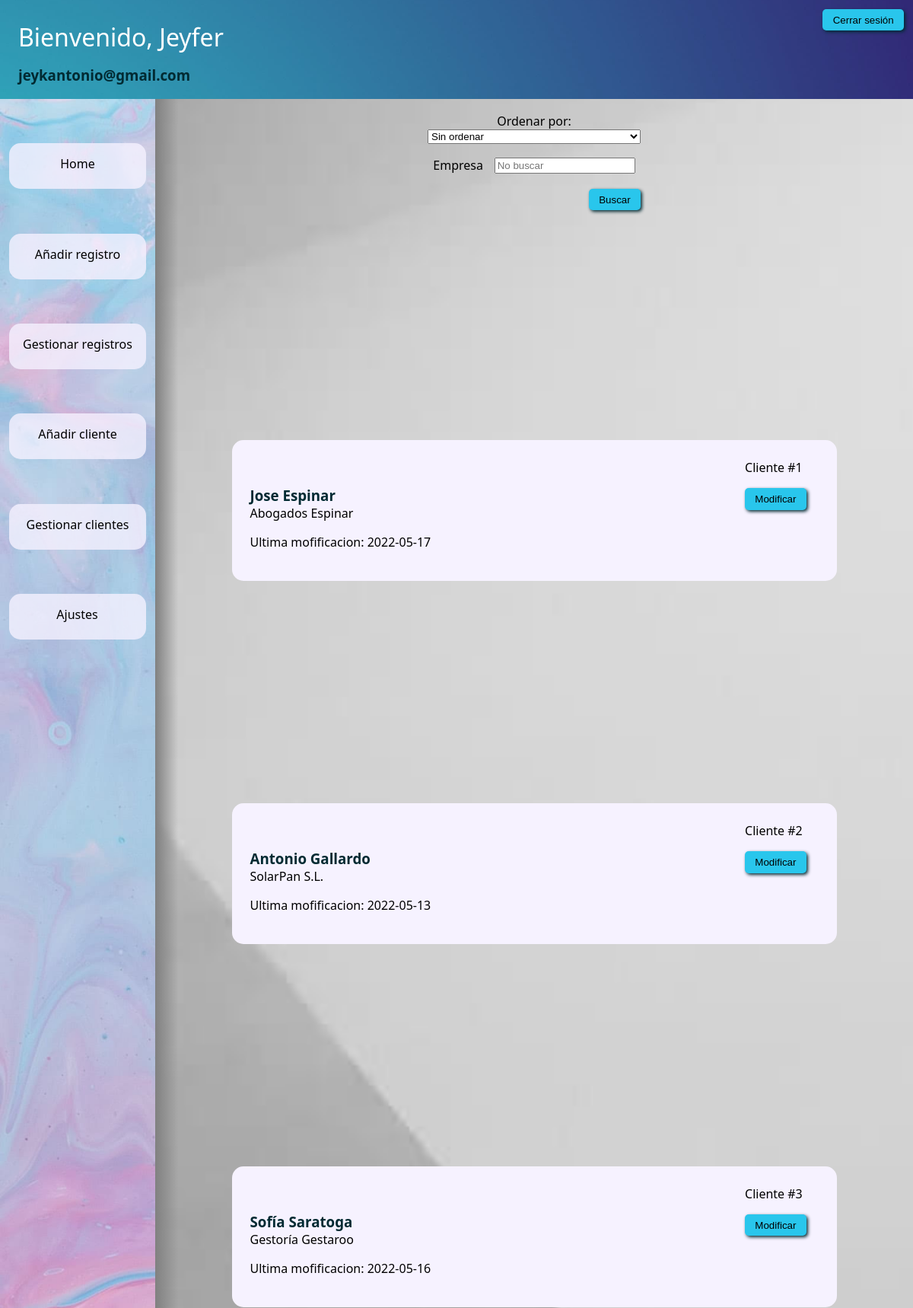
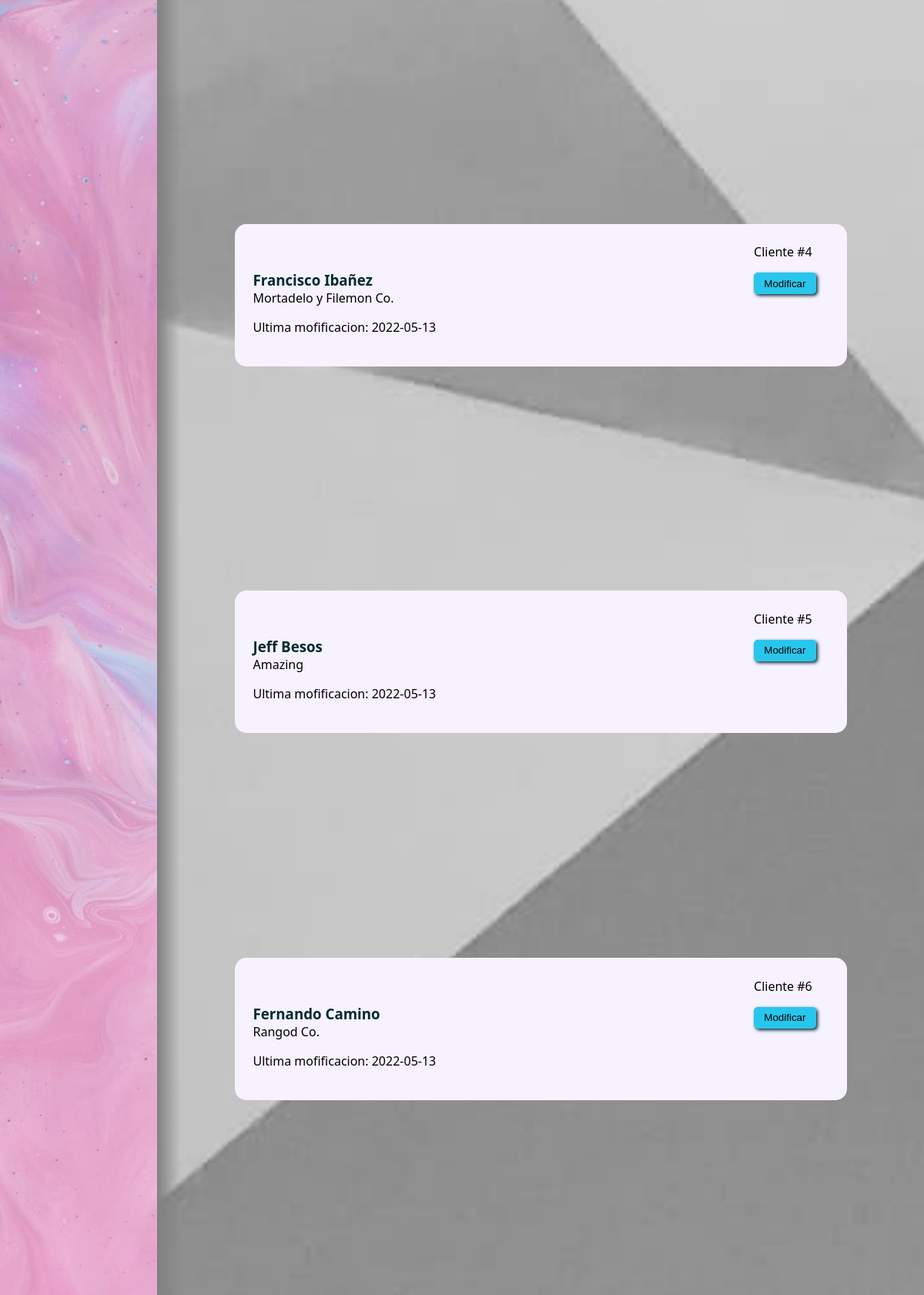
Screenshot of /listaClientes.php (signed in, upper part) with the database file from the repository (2 pictures, top to bottom).
### tables this page shows
CREATE TABLE `cliente` (
  `id` int(11) NOT NULL,
  `cliente` varchar(70) NOT NULL,
  `empresa` varchar(60) NOT NULL,
  `modificado` date NOT NULL
);

### listaClientes.php (the view, shortened to what this page needs)
<!DOCTYPE html>
<html lang="es">
<head>
    <link rel="stylesheet" href="css/main.css">
    <link rel="stylesheet" href="css/listaCliente.css">
    <link rel="stylesheet" href="css/lista.css">
</head>
<body>
    <?php
    if ($_SESSION['newsession'] != "letstart") {
        header("location:index.php");
        exit();
    } else {
        include("php-files/connect.php");
        $query = 'SELECT id, cliente, empresa, modificado FROM `cliente` ';
        $offset = 0;
        $query = $query . ' limit 10 offset ' . $offset;
        $result = mysqli_query($con, $query);
        $row_count = mysqli_num_rows($result);
    ?>
    <div class="panel">
        <div class="clients">
            <div class="filters">
                <form class="sort-form" action="listaClientes.php?searched=1" method="POST">
                    <div class="order">
                        <label for="order">Ordenar por:</label>
                        <select name="order" id="order">
                            <option value="none">Sin ordenar</option>
                        </select>
                    </div>
                    <div class="search-field filter-field">
                        <label for="word-filter">Empresa</label>
                        <div class="dropdown">
                            <input type="search" id="business" name="word-filter" autocomplete="off" placeholder="No buscar" />
                        </div>
                    </div>
                    <input type="submit" value="Buscar" />
                </form>
            </div>
            <div class="search-result">
                <?php if ($row_count != 0) { ?>
                <?php while ($row = $result->fetch_assoc()) { ?>
                    <div class="row-data">
                        <div class="client-name">
                            <h3><?= $row['cliente'] ?></h3>
                            <p><?= $row['empresa'] ?></p>
                        </div>
                        <div class="last-mod">
                            <p>Ultima mofificacion: <?= $row['modificado'] ?></p>
                        </div>
                        <div class="client-id">
                            <p>Cliente #<?= $row['id'] ?></p>
                            <div>
                            <a href="modCliente.php?id=<?= $row['id'] ?>"><button>Modificar</button></a>
                        </div>
                        </div>
                    </div>
                <?php }} ?>
            </div>
        </div>
    </div>
    <?php } ?>
</body>
</html>

### css/main.css (style rules this page uses)
body { --main-color: #29C6EC; --sec-color: #CA7FD8; --contrast-color: #FDB06F; --dark-color: #002A32; --light-color: #f6f2ff; --main-color-tr: #29C6ECCC; --sec-color-tr: #FDB06FCC; --contrast-color-tr: #CA7FD8CC; --dark-color-tr: #002A32CC; --light-color-tr: #f6f2ffCC; --header-height: 130px; --sidebar-height: 80vh; --sidebar-width: 17%; margin: 0px; padding: 0px; font-size: 16px; font-family: 'Segoe UI', Tahoma, Geneva, Verdana, sans-serif; overflow: hidden; height: 100vh !important; background-image: url("../img/geometric.jpg"); background-size: cover; background-attachment: fixed; }
h2 { font-weight: normal; color: var(--contrast-color); }
h3, h4, h5, h6 { color: var(--dark-color); }
button, input[type=submit] { padding: 0.5em 1em 0.5em 1em; border: 0px; border-radius: 5px; background-color: var(--main-color); box-shadow: 2px 2px 4px var(--dark-color); font-family: 'Franklin Gothic Medium', 'Arial Narrow', Arial, sans-serif; transition: background-color 0.5s; cursor: pointer; }
a { color: inherit; text-decoration: none; }
.panel { float: right; width: 83%; height: var(--sidebar-height); overflow: auto; }
.header { display: flex; justify-content: space-between; background-color: var(--main-color); background-image: url("../img/fresh.jpg"); background-position: center; background-size: cover; height: var(--header-height); }
.header > div:first-child { margin-left: 2vw; }
.header .username { color: white; font-size: 2em; margin-bottom: 0.5em; }
.header .email { margin: 0.5em 0px 0.5em 0px; }
.session-buttons { margin: 1vw 1vw 0px 0px; }
.sidebar { float: left; height: var(--sidebar-height); width: var(--sidebar-width); background: linear-gradient(35deg, var(--light-color), var(--main-color), var(--contrast-color)); background-image: url("../img/sweet.jpg"); background-size: cover; z-index: 0; }
.sidebar::before { background: linear-gradient(90deg, gray 0%, transparent 100%); content: " "; width: 30px; margin-right: -30px; position: absolute; left: var(--sidebar-width); bottom: auto; height: inherit; z-index: 0; pointer-events: none; }
.sidebar ul { padding: 0px; margin: 0px; }
.sidebar ul li { list-style: none; background: var(--light-color-tr); border-radius: 15px; width: 15vw; height: 2.75em; margin: 1vh 1vw 1vh 1vw; padding-top: 1em; text-align: center; cursor: pointer; transition: background-color 0.5s; }
.sidebar ul li p { margin: 0px; text-align: center; width: 100%; }
.config > * { display: inline; }
.filter-field { margin-top: 1em; }
.search-field { position: relative; }
.dropdown { position: relative; width: max-content; margin: auto; }

### css/listaCliente.css (style rules this page uses)
.row-data { display: flex; flex-direction: column; position: relative; }
.row-data .client-name { width: 50%; }
.client-name h3, .client-name p { margin: 0px; }
.row-data .last-mod { width: 50%; }
.row-data .client-id { position: absolute; right: 5%; top: 5%; }

### css/lista.css (style rules this page uses)
.panel { padding-top: 1.5%; scroll-behavior: smooth; }
.sort-form { margin-bottom: 1%; }
.sort-form > * { display: flex; width: auto; margin-left: auto; }
.sort-form > div > * { display: block; width: auto; margin: auto; }
.sort-form > input[type="submit"] { margin-top: 20px; }
.order { display: flex; justify-content: center; flex-direction: column; }
.order > * { width: 50%; margin-left: 25%; }
.filters { display: flex; justify-content: center; }
.row-data { background-color: var(--light-color); width: 75%; margin: 5vh auto; border-radius: 15px; padding: 5vw 2vw 2vw 2vw; position: relative; display: flex; flex-direction: column; }

### rows the page displays
cliente: cliente "Jose Espinar", empresa "Abogados Espinar", modificado "2022-05-17", id "1"
cliente: cliente "Antonio Gallardo", empresa "SolarPan S.L.", modificado "2022-05-13", id "2"
cliente: cliente "Sofía Saratoga", empresa "Gestoría Gestaroo", modificado "2022-05-16", id "3"
cliente: cliente "Francisco Ibañez", empresa "Mortadelo y Filemon Co.", modificado "2022-05-13", id "4"
cliente: cliente "Jeff Besos", empresa "Amazing", modificado "2022-05-13", id "5"
cliente: cliente "Fernando Camino", empresa "Rangod Co.", modificado "2022-05-13", id "6"
